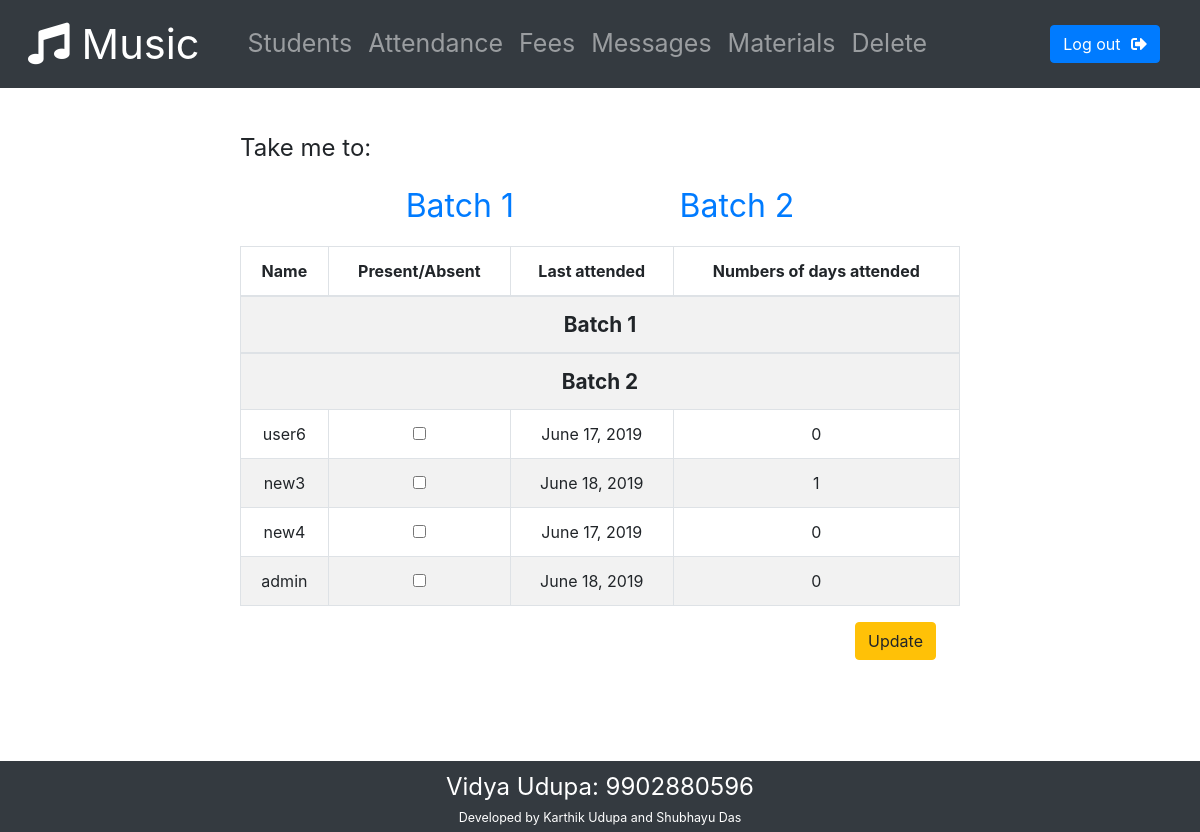
/admin-home/attendance/, run on the app's committed database.
### Registry/models.py (models this page shows)
class storeData(models.Model):
    id = models.AutoField(primary_key=True)
    username = models.CharField(max_length=100, default = "", verbose_name = "Student Name")
    phone_regex = RegexValidator(regex = r'^[0-9]{10}$', message = "Phone number must be of the form: 9876543210.")
    phone_number = models.CharField(validators = [phone_regex], max_length=11, verbose_name = "Phone Number")
    batch_number = models.IntegerField(default = 0, verbose_name = "Batch number")
    password = models.CharField(max_length = 30, verbose_name = "Password")
    no_of_class_attended = models.IntegerField(default = 0)
    last_class_attended = models.DateTimeField(auto_now_add = True)
    last_fees_paid = models.DateTimeField(default = datetime(1970, 1, 1, tzinfo=timezone('Asia/Kolkata')))
    validated = models.BooleanField(default = False)
    is_superuser = models.BooleanField(default = False)
    is_logged_in = models.BooleanField(default = False, verbose_name = "Logged in status")
    unseen_message_count = models.IntegerField(default = 0)
    unseen_file_count = models.IntegerField(default = 0)
    email_address = models.EmailField()

### Registry/views.py (the view)
# urls.py: path('admin-home/attendance/', views.attendance, name = 'attendance'),
def attendance(request):
    args = {}
    if request.method == 'POST':
        present = []
        form = AttendanceForm(request.POST)
        if form.is_valid:
            for user in storeData.objects.values():
                if request.POST.get(str(user['id'])):
                    present.append(user['id'])
            markPresent(present)
            return redirect('studentsData')
    else:
        LIST_OF_CHOICES_1 = []
        LIST_OF_CHOICES_2 = []
        form = AttendanceForm()
        for user in storeData.objects.values():
            if not user['is_superuser'] and user['validated']:
                if user['batch_number'] == 1:
                    LIST_OF_CHOICES_1.append({'name': user['username'], 'id': user['id'], 'number': user['no_of_class_attended'], 'lastAttended': user['last_class_attended'].date()})
                else:
                    LIST_OF_CHOICES_2.append({'name': user['username'], 'id': user['id'], 'number': user['no_of_class_attended'], 'lastAttended': user['last_class_attended'].date()})
        args = {'form': form ,'students': {"batch1": LIST_OF_CHOICES_1, "batch2": LIST_OF_CHOICES_2}}
    return render(request, 'Registry/attendance.html', args)

### Registry/forms.py
class AttendanceForm(forms.Form):
    choices = forms.MultipleChoiceField(widget=forms.CheckboxSelectMultiple, required = False)

### Registry/templates/Registry/attendance.html (shortened to what this page needs)
{% extends "Registry/adminBase.html" %}
{% load static %}
{% block style %}
    <link rel="stylesheet" href = {% static "css/attendance.css" %}>
{% endblock %}
{% block body %}
    <div id = "attendanceAll">
        <form method="POST">
            <p id = "niceness">Take me to:</p>
            <ul id = "guides">
                <li>
                    <a href="#batch1">Batch 1</a>
                </li>
                <li>
                    <a href="#batch2">Batch 2</a>
                </li>
            </ul>
            <div class = "form-group" id = "formTable">
                <table class = 'table table-striped table-bordered'>
                    <thead>
                        <th>Name</th>
                        <th>Present/<br id = "mobile">Absent</th>
                        <th>Last attended</th>
                        <th>Numbers of days attended</th>
                    </thead>
                    <div>
                        <tbody>
                            <tr>
                                <th colspan="4" id = "batch1">Batch 1</th>
                            </tr>
                        </tbody>
                    </div>
                    <div >
                        <tbody>
                            <tr>
                                <th colspan="4" id = "batch2">Batch 2</th>
                            </tr>
                            {% for student in students.batch2 %}
                            <tr>
                                <td>{{ student.name }}</td>
                                <th><input type="checkbox" name="{{student.id}}"></th>
                                <td>{{ student.lastAttended }}</td>
                                <td>{{ student.number }}</td>
                            </tr>
                            {% endfor %}
                        </tbody>
                    </div>
                </table>
                <input type="submit" id = "update-attendance" value="Update" class="btn login-btn btn-warning float-right" id = "submit">
            </div>
        </form>
    </div>
{% endblock %}

### Registry/static/css/adminBase.css (style rules this page uses)
html, body { width: 100%; }
@media (min-width: 768px) { .float-right { margin-right: calc(2vw); } }

### Registry/static/css/attendance.css (style rules this page uses)
th, td { text-align: center; }
#attendanceAll { width: 90%; height: 100%; margin: auto; padding-top: calc(5vh); }
#niceness { font-size: 1.5rem; }
#guides { list-style: none; display: flex; flex-direction: row; justify-content: space-evenly; padding-left: 0%; }
#guides a { font-size: 2rem; text-decoration: none; }
#batch1, #batch2 { text-align: center; font-size: calc(2.5vh); }
#formTable { position: relative; margin: auto; }
@media (min-width: 768px) { #attendanceAll { width: 60%; } }

### data on the page
storeData: name "user6"
storeData: name "new3"
storeData: name "new4"
storeData: name "admin"

### other printed values
{{ student.lastAttended }} "June 17, 2019" "June 18, 2019" "June 17, 2019" "June 18, 2019"
{{ student.number }} "0" "1" "0" "0"
